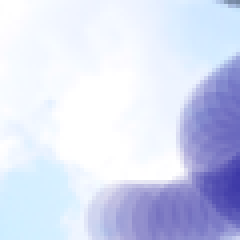
#> input picture lake/pic/0.png, 60 x 60 px (shown 4 times larger); its folder holds 4 pictures in this run
$ python 25.py
#> lines starting #> are read from the running program, lines starting #| are printed output that depends on the picture
import requests
import wave
from PIL import Image
from PIL import ImageDraw


def main():
    seed = "http://www.pythonchallenge.com/pc/hex/"
    file_path = "lake/"
    auth = ("butter", "fly")
    # [4 lines of commented-out code are left out]
    fifth_step()


# [81 lines left out: functions first_step, download_a_file, second_step, third_step2, third_step, fourth_step, not called in this run]


def fifth_step():
    im = Image.new("RGB", (300, 300))
#> im: PIL image 300x300 RGB; every value is 0
    for i in range(25):
        x = (i // 5) * 60
        y = (i % 5) * 60
        im_tmp = Image.open("lake/pic/{}.png".format(i))
#> im_tmp is the input picture: PIL image 60x60 RGB; mean R, G, B 213.4, 219.1, 242
        im.paste(im_tmp, (x, y))
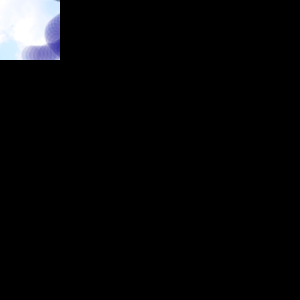
#> im: PIL image 300x300 RGB; mean R, G, B 8.5, 8.8, 9.7
        print("i={}, x={}, y={}".format(i, x, y))
#> pass 2 of the loop in fifth_step, `for i in range(25):`:
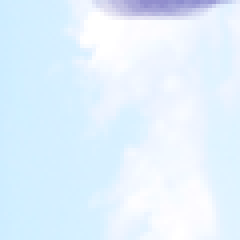
#> input picture lake/pic/1.png, 60 x 60 px (shown 4 times larger)
#> in fifth_step, im_tmp is the input picture: PIL image 60x60 RGB; mean R, G, B 226.5, 241.4, 253.9
#> in fifth_step, `im.paste(im_tmp, (x, y))`:
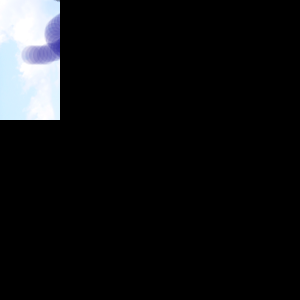
#> im: PIL image 300x300 RGB; mean R, G, B 17.6, 18.4, 19.8
    im.save("lake/pic/result.png")


if __name__ == "__main__":
#> (the run stopped early here; a loop or call above may not have finished)
